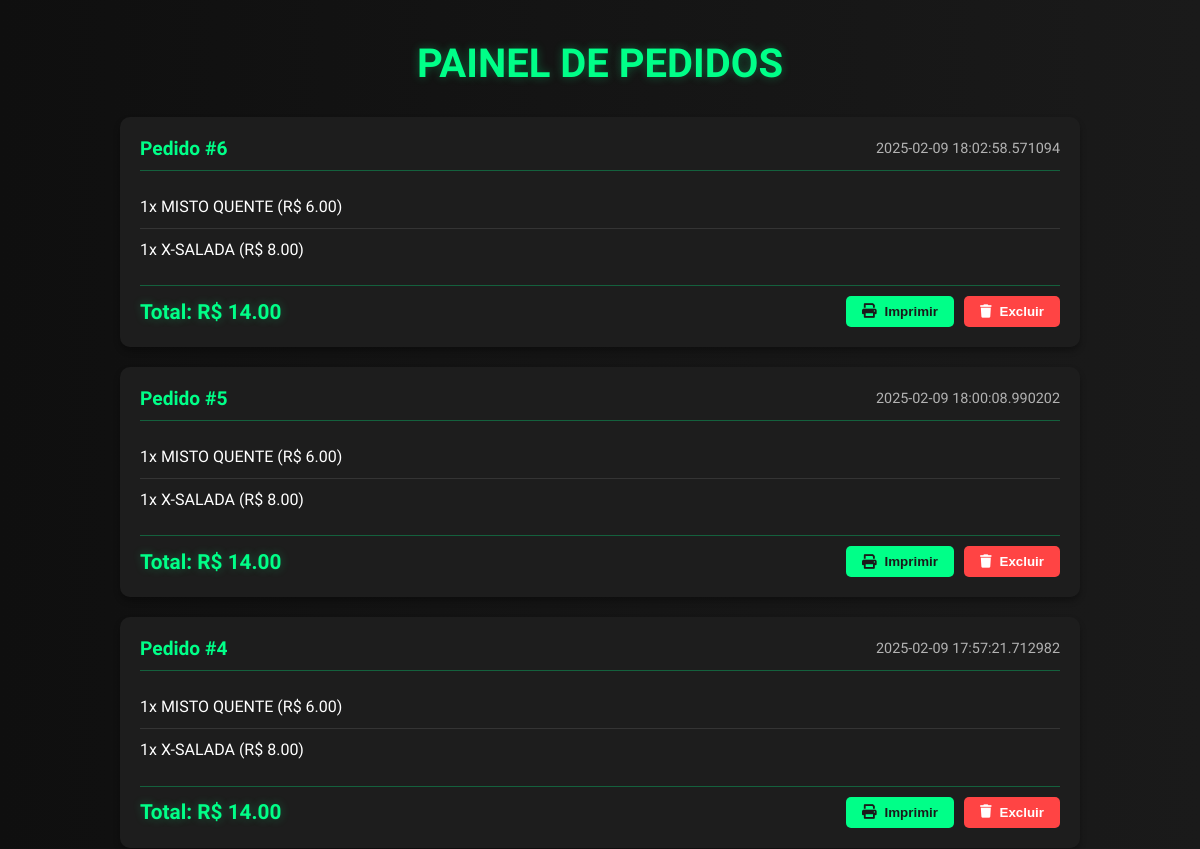
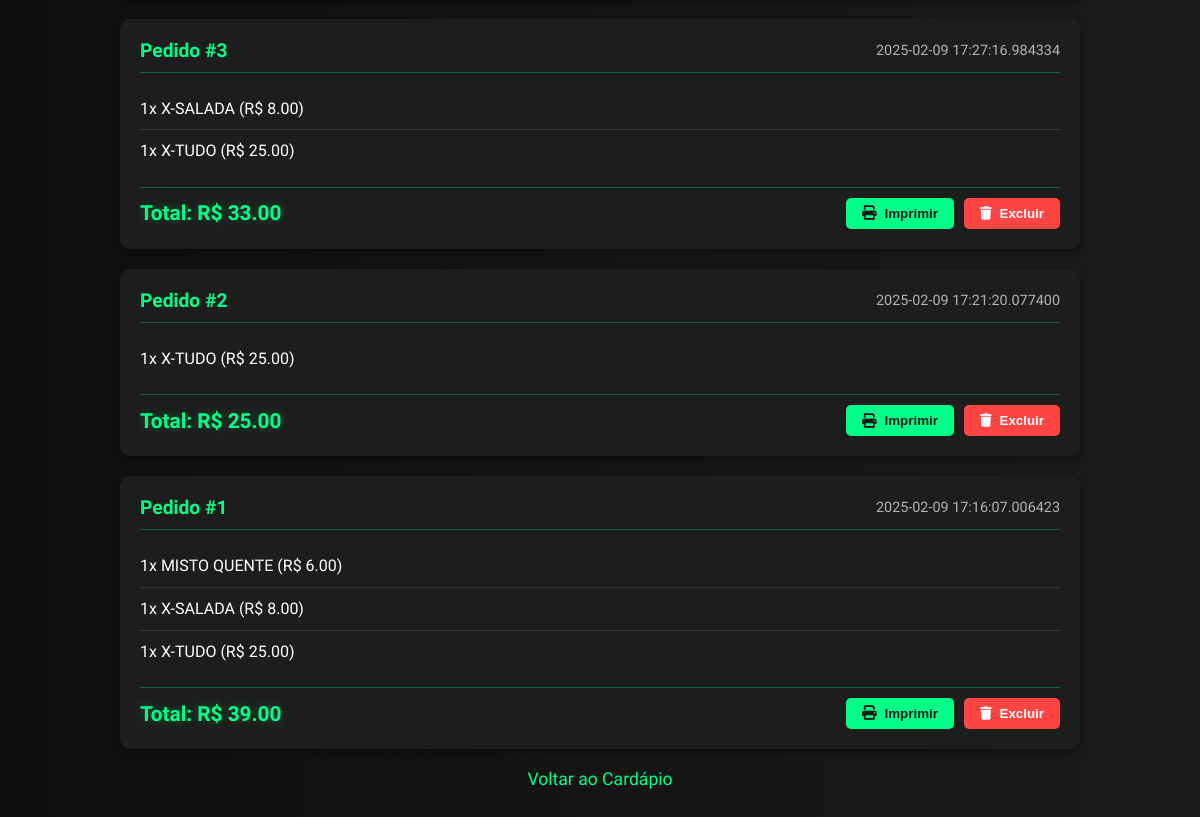
/admin, run on an earlier commit of the app's database (2 pictures, top to bottom).
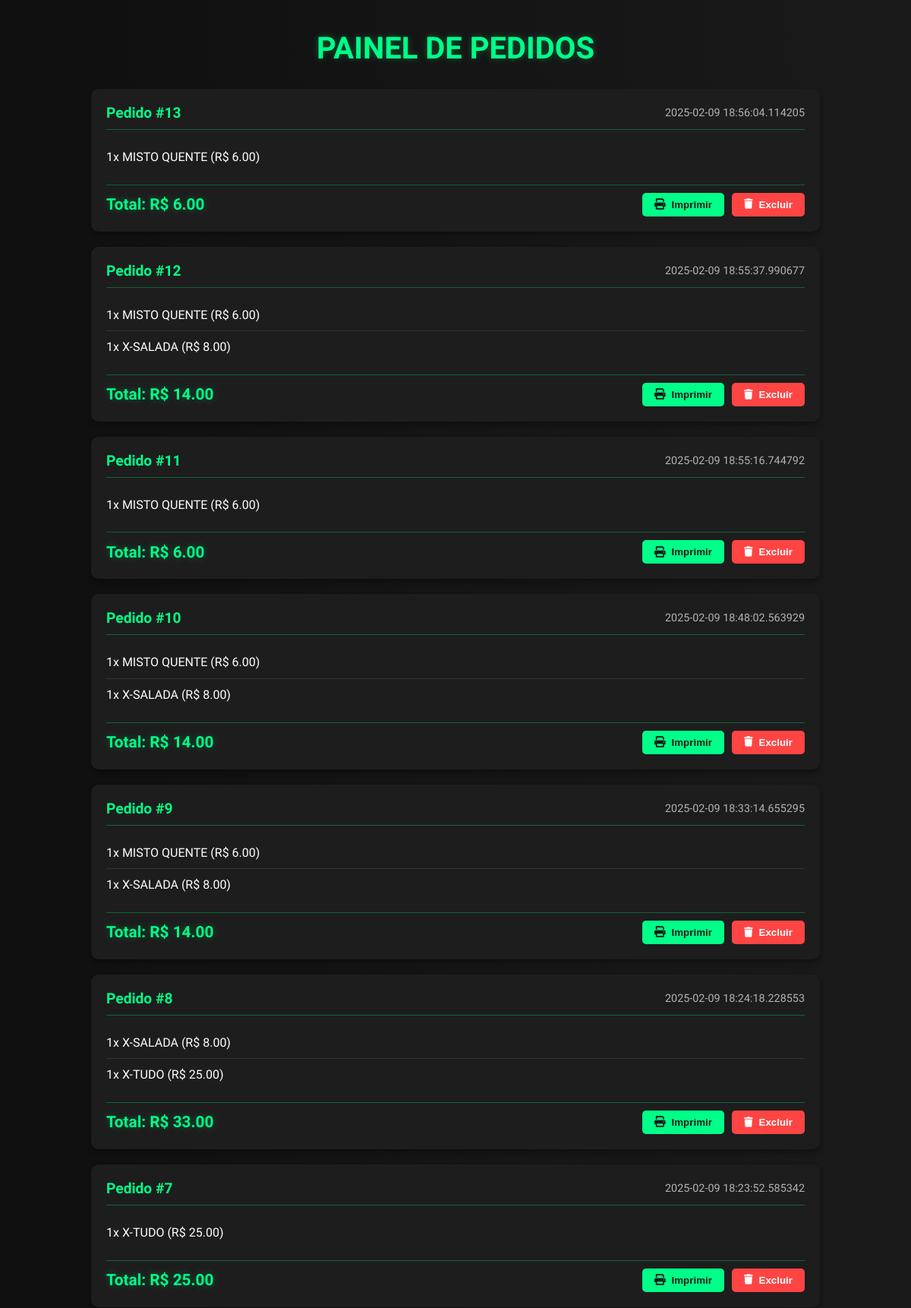
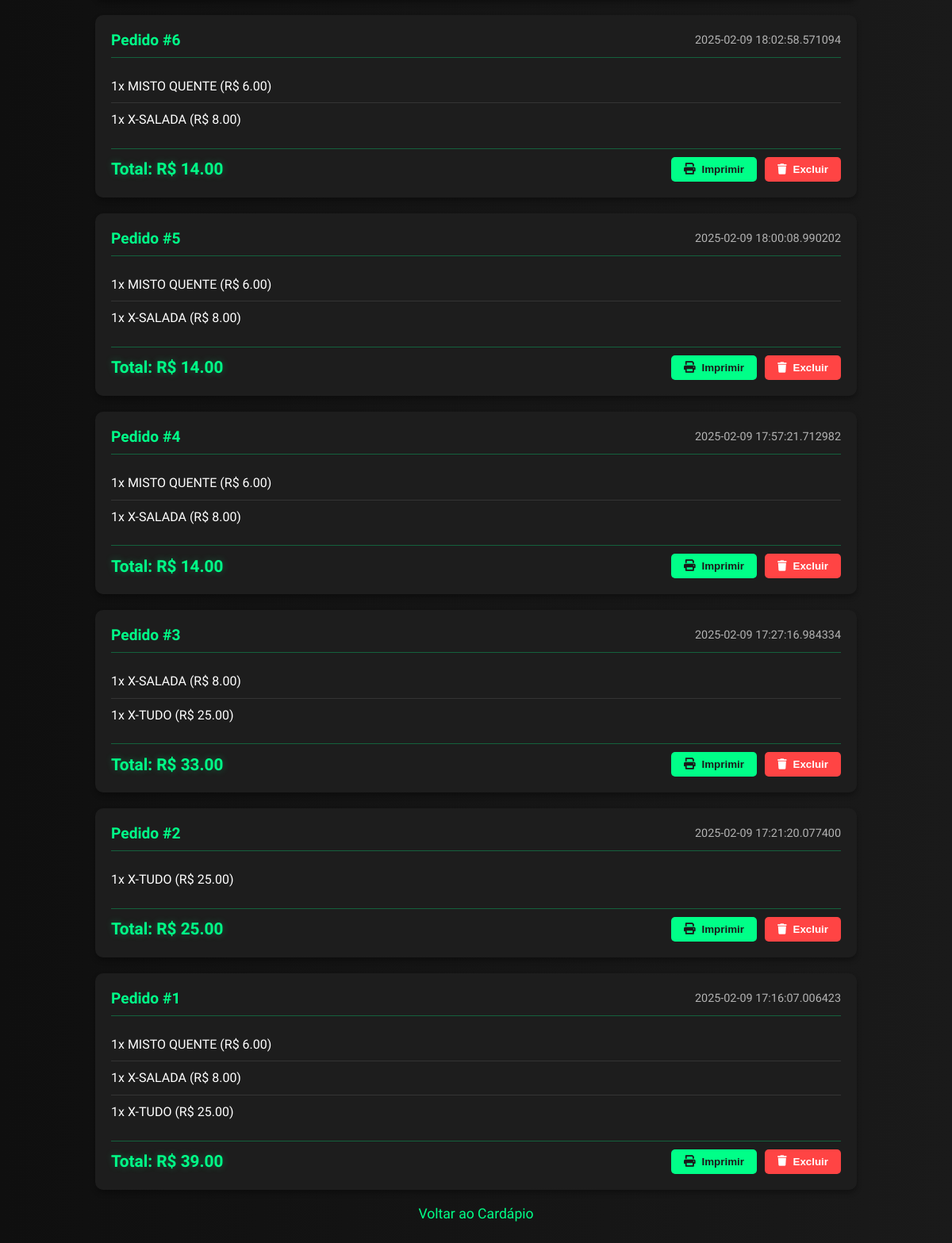
And on a later commit of the database (2 pictures, top to bottom).
### tables this page shows
CREATE TABLE pedidos (
        id INTEGER PRIMARY KEY AUTOINCREMENT,
        data TIMESTAMP NOT NULL,
        valor_total DECIMAL(10,2) NOT NULL
    );

### app.py (the view)
@app.route('/admin')
def admin():
    pedidos = buscar_pedidos()
    return render_template('admin.html', pedidos=pedidos)

### database.py (called while the page is built)
def buscar_pedidos():
    conn = sqlite3.connect('cardapio.db')
    conn.row_factory = sqlite3.Row
    cursor = conn.cursor()
    cursor.execute('''
    SELECT
        p.id,
        p.data,
        p.valor_total,
        GROUP_CONCAT(
            i.quantidade || 'x ' || i.produto || ' (R$ ' ||
            printf('%.2f', i.preco_unitario) || ')'
            , ' | '
        ) as items_list
    FROM pedidos p
    LEFT JOIN itens_pedido i ON p.id = i.pedido_id
    GROUP BY p.id
    ORDER BY p.data DESC
    ''')
    pedidos = cursor.fetchall()
    conn.close()
    return [dict(row) for row in pedidos]

### templates/admin.html (shortened to what this page needs)
<!DOCTYPE html>
<html lang="pt-BR">
<head>
    <link rel="stylesheet" href="/static/css/styles.css">
    <link rel="stylesheet" href="https://cdnjs.cloudflare.com/ajax/libs/font-awesome/6.0.0/css/all.min.css">
</head>
<body>
    <div class="area">
        <div class="admin-container">
            <h1>Painel de Pedidos</h1>
            <div class="pedidos-list">
                {% if pedidos %}
                    {% for pedido in pedidos %}
                    <div class="pedido-card" data-id="{{ pedido.id }}">
                        <div class="pedido-header">
                            <span class="pedido-id">Pedido #{{ pedido.id }}</span>
                            <span class="pedido-data">{{ pedido.data }}</span>
                        </div>
                        <div class="pedido-items">
                            {% if pedido.items_list %}
                                {% for item in pedido.items_list.split(' | ') %}
                                    <div class="pedido-item">{{ item }}</div>
                                {% endfor %}
                            {% else %}
                                <div class="pedido-item">Sem itens</div>
                            {% endif %}
                        </div>
                        <div class="pedido-footer">
                            <span class="pedido-total">Total: R$ {{ "%.2f"|format(pedido.valor_total) }}</span>
                            <div class="pedido-acoes">
                                <button class="imprimir-btn" onclick="imprimirPedido({{ pedido.id }}, this.closest('.pedido-card'))">
                                    <i class="fas fa-print"></i> Imprimir
                                </button>
                                <button class="excluir-btn" onclick="excluirPedido({{ pedido.id }}, this.closest('.pedido-card'))">
                                    <i class="fas fa-trash"></i> Excluir
                                </button>
                            </div>
                        </div>
                    </div>
                    {% endfor %}
                {% else %}
                    <p class="no-pedidos">Nenhum pedido realizado ainda.</p>
                {% endif %}
            </div>
            <a href="/" class="voltar-btn">Voltar ao Cardápio</a>
        </div>
    </div>
</body>
</html>

### static/css/styles.css (style rules this page uses)
* { margin: 0px; padding: 0px; box-sizing: border-box; }
body { font-family: 'Exo', sans-serif; }
.area { background: #1a1a1a; background: linear-gradient(to right, #0f0f0f, #1a1a1a); width: 100%; min-height: 100vh; padding: 20px; }
.voltar-btn { display: block; text-align: center; color: #00ff88; text-decoration: none; margin-top: 20px; font-size: 1.1em; }
.admin-container { max-width: 1000px; margin: 0 auto; padding: 20px; }
.admin-container h1 { color: #00ff88; text-align: center; margin-bottom: 30px; font-size: 2.5em; text-transform: uppercase; text-shadow: 0 0 10px rgba(0, 255, 136, 0.3); }
.pedidos-list { display: grid; gap: 20px; }
.pedido-card { background: rgba(30, 30, 30, 0.95); border-radius: 10px; padding: 20px; box-shadow: 0 4px 6px rgba(0, 0, 0, 0.3); animation: none; }
.pedido-header { display: flex; justify-content: space-between; align-items: center; margin-bottom: 15px; padding-bottom: 10px; border-bottom: 1px solid rgba(0, 255, 136, 0.3); }
.pedido-id { color: #00ff88; font-size: 1.2em; font-weight: bold; }
.pedido-data { color: #b3b3b3; font-size: 0.9em; }
.pedido-items { color: #ffffff; margin-bottom: 15px; line-height: 1.6; }
.pedido-item { padding: 8px 0; border-bottom: 1px solid rgba(255, 255, 255, 0.1); }
.pedido-item:last-child { border-bottom: none; }
.pedido-footer { display: flex; justify-content: space-between; align-items: center; padding-top: 10px; border-top: 1px solid rgba(0, 255, 136, 0.3); }
.imprimir-btn { background: #00ff88; color: #1a1a1a; border: none; padding: 8px 16px; border-radius: 5px; font-weight: bold; cursor: pointer; transition: all 0.3s; display: flex; align-items: center; gap: 8px; }
.imprimir-btn i { font-size: 1.1em; }
.pedido-total { color: #00ff88; font-size: 1.3em; font-weight: bold; text-shadow: 0 0 10px rgba(0, 255, 136, 0.3); }
.pedido-acoes { display: flex; gap: 10px; align-items: center; }
.excluir-btn { background: #ff4444; color: white; border: none; padding: 8px 16px; border-radius: 5px; font-weight: bold; cursor: pointer; transition: all 0.3s; display: flex; align-items: center; gap: 8px; }

What changed in the data, as far as the page shows it:
added pedidos: id "13", data "2025-02-09 18:56:04.114205", item "1x MISTO QUENTE (R$ 6.00)", valor_total "6.00"
added pedidos: id "12", data "2025-02-09 18:55:37.990677", item "1x MISTO QUENTE (R$ 6.00)" "1x X-SALADA (R$ 8.00)", valor_total "14.00"
added pedidos: id "11", data "2025-02-09 18:55:16.744792", item "1x MISTO QUENTE (R$ 6.00)", valor_total "6.00"
added pedidos: id "10", data "2025-02-09 18:48:02.563929", item "1x MISTO QUENTE (R$ 6.00)" "1x X-SALADA (R$ 8.00)", valor_total "14.00"
added pedidos: id "9", data "2025-02-09 18:33:14.655295", item "1x MISTO QUENTE (R$ 6.00)" "1x X-SALADA (R$ 8.00)", valor_total "14.00"
added pedidos: id "8", data "2025-02-09 18:24:18.228553", item "1x X-SALADA (R$ 8.00)" "1x X-TUDO (R$ 25.00)", valor_total "33.00"
added pedidos: id "7", data "2025-02-09 18:23:52.585342", item "1x X-TUDO (R$ 25.00)", valor_total "25.00"
